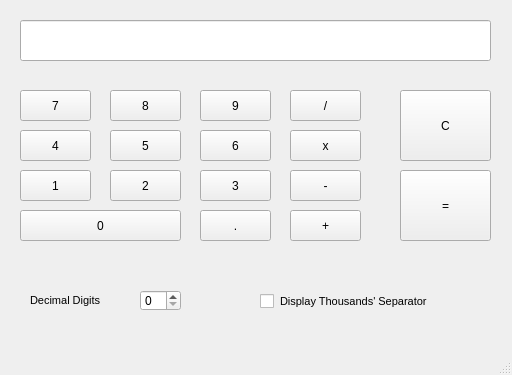
<?xml version="1.0" encoding="UTF-8"?>
<ui version="4.0">
 <class>MainWindow</class>
 <widget class="QMainWindow" name="MainWindow">
  <property name="geometry">
   <rect>
    <x>0</x>
    <y>0</y>
    <width>512</width>
    <height>375</height>
   </rect>
  </property>
  <property name="windowTitle">
   <string>MainWindow</string>
  </property>
  <widget class="QWidget" name="centralwidget">
   <widget class="QPushButton" name="btn_7">
    <property name="geometry">
     <rect>
      <x>20</x>
      <y>90</y>
      <width>71</width>
      <height>31</height>
     </rect>
    </property>
    <property name="text">
     <string>7</string>
    </property>
   </widget>
   <widget class="QPushButton" name="btn_8">
    <property name="geometry">
     <rect>
      <x>110</x>
      <y>90</y>
      <width>71</width>
      <height>31</height>
     </rect>
    </property>
    <property name="text">
     <string>8</string>
    </property>
   </widget>
   <widget class="QPushButton" name="btn_9">
    <property name="geometry">
     <rect>
      <x>200</x>
      <y>90</y>
      <width>71</width>
      <height>31</height>
     </rect>
    </property>
    <property name="text">
     <string>9</string>
    </property>
   </widget>
   <widget class="QPushButton" name="btn_div">
    <property name="geometry">
     <rect>
      <x>290</x>
      <y>90</y>
      <width>71</width>
      <height>31</height>
     </rect>
    </property>
    <property name="text">
     <string>/</string>
    </property>
   </widget>
   <widget class="QPushButton" name="btn_4">
    <property name="geometry">
     <rect>
      <x>20</x>
      <y>130</y>
      <width>71</width>
      <height>31</height>
     </rect>
    </property>
    <property name="text">
     <string>4</string>
    </property>
   </widget>
   <widget class="QPushButton" name="btn_5">
    <property name="geometry">
     <rect>
      <x>110</x>
      <y>130</y>
      <width>71</width>
      <height>31</height>
     </rect>
    </property>
    <property name="text">
     <string>5</string>
    </property>
   </widget>
   <widget class="QPushButton" name="btn_6">
    <property name="geometry">
     <rect>
      <x>200</x>
      <y>130</y>
      <width>71</width>
      <height>31</height>
     </rect>
    </property>
    <property name="text">
     <string>6</string>
    </property>
   </widget>
   <widget class="QPushButton" name="btn_multiply">
    <property name="geometry">
     <rect>
      <x>290</x>
      <y>130</y>
      <width>71</width>
      <height>31</height>
     </rect>
    </property>
    <property name="text">
     <string>x</string>
    </property>
   </widget>
   <widget class="QPushButton" name="btn_1">
    <property name="geometry">
     <rect>
      <x>20</x>
      <y>170</y>
      <width>71</width>
      <height>31</height>
     </rect>
    </property>
    <property name="text">
     <string>1</string>
    </property>
   </widget>
   <widget class="QPushButton" name="btn_2">
    <property name="geometry">
     <rect>
      <x>110</x>
      <y>170</y>
      <width>71</width>
      <height>31</height>
     </rect>
    </property>
    <property name="text">
     <string>2</string>
    </property>
   </widget>
   <widget class="QPushButton" name="btn_3">
    <property name="geometry">
     <rect>
      <x>200</x>
      <y>170</y>
      <width>71</width>
      <height>31</height>
     </rect>
    </property>
    <property name="text">
     <string>3</string>
    </property>
   </widget>
   <widget class="QPushButton" name="btn_sub">
    <property name="geometry">
     <rect>
      <x>290</x>
      <y>170</y>
      <width>71</width>
      <height>31</height>
     </rect>
    </property>
    <property name="text">
     <string>-</string>
    </property>
   </widget>
   <widget class="QPushButton" name="btn_0">
    <property name="geometry">
     <rect>
      <x>20</x>
      <y>210</y>
      <width>161</width>
      <height>31</height>
     </rect>
    </property>
    <property name="text">
     <string>0</string>
    </property>
   </widget>
   <widget class="QPushButton" name="btn_decimal">
    <property name="geometry">
     <rect>
      <x>200</x>
      <y>210</y>
      <width>71</width>
      <height>31</height>
     </rect>
    </property>
    <property name="text">
     <string>.</string>
    </property>
   </widget>
   <widget class="QPushButton" name="btn_add">
    <property name="geometry">
     <rect>
      <x>290</x>
      <y>210</y>
      <width>71</width>
      <height>31</height>
     </rect>
    </property>
    <property name="text">
     <string>+</string>
    </property>
   </widget>
   <widget class="QPushButton" name="btn_clear">
    <property name="geometry">
     <rect>
      <x>400</x>
      <y>90</y>
      <width>91</width>
      <height>71</height>
     </rect>
    </property>
    <property name="text">
     <string>C</string>
    </property>
   </widget>
   <widget class="QPushButton" name="btn_equals">
    <property name="geometry">
     <rect>
      <x>400</x>
      <y>170</y>
      <width>91</width>
      <height>71</height>
     </rect>
    </property>
    <property name="text">
     <string>=</string>
    </property>
   </widget>
   <widget class="QLineEdit" name="main_output">
    <property name="geometry">
     <rect>
      <x>20</x>
      <y>20</y>
      <width>471</width>
      <height>41</height>
     </rect>
    </property>
    <property name="font">
     <font>
      <pointsize>11</pointsize>
     </font>
    </property>
    <property name="text">
     <string/>
    </property>
    <property name="alignment">
     <set>Qt::AlignRight|Qt::AlignTrailing|Qt::AlignVCenter</set>
    </property>
   </widget>
   <widget class="QLabel" name="label_decimal">
    <property name="geometry">
     <rect>
      <x>30</x>
      <y>290</y>
      <width>81</width>
      <height>21</height>
     </rect>
    </property>
    <property name="font">
     <font>
      <pointsize>8</pointsize>
     </font>
    </property>
    <property name="styleSheet">
     <string notr="true">border:none</string>
    </property>
    <property name="text">
     <string>Decimal Digits</string>
    </property>
   </widget>
   <widget class="QSpinBox" name="spinBox_decimals">
    <property name="enabled">
     <bool>true</bool>
    </property>
    <property name="geometry">
     <rect>
      <x>140</x>
      <y>290</y>
      <width>41</width>
      <height>21</height>
     </rect>
    </property>
    <property name="maximum">
     <number>5</number>
    </property>
   </widget>
   <widget class="QCheckBox" name="checkBox_thousands">
    <property name="geometry">
     <rect>
      <x>260</x>
      <y>290</y>
      <width>201</width>
      <height>22</height>
     </rect>
    </property>
    <property name="font">
     <font>
      <pointsize>8</pointsize>
     </font>
    </property>
    <property name="styleSheet">
     <string notr="true">border:none</string>
    </property>
    <property name="text">
     <string>Display Thousands' Separator</string>
    </property>
   </widget>
  </widget>
  <widget class="QMenuBar" name="menubar">
   <property name="geometry">
    <rect>
     <x>0</x>
     <y>0</y>
     <width>512</width>
     <height>25</height>
    </rect>
   </property>
  </widget>
  <widget class="QStatusBar" name="statusbar"/>
 </widget>
 <resources/>
 <connections/>
</ui>
